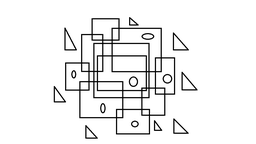
#> input picture input.png, 256 x 144 px, shrunk from 1152 x 648 before the run
$ python main.py
#> lines starting #> are read from the running program, lines starting #| are printed output that depends on the picture; after the words box and inside, x2 and y2 are one past the last pixel; in counts of white or black regions, pixels touching at a corner belong together
import cv2
import numpy as np
import os

def read_binary_image(path):
    # Завантаження та перетворення у бінарну матрицю (0 та 1)
#> called with path = 'input.png'
    img = cv2.imread(path, cv2.IMREAD_GRAYSCALE)
#> img is the input picture: shape (144, 256); min 0, max 255, mean 239.7
    _, binary = cv2.threshold(img, 127, 1, cv2.THRESH_BINARY)
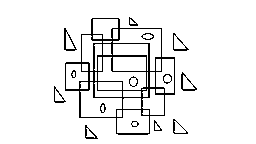
#> binary: shape (144, 256); values 0 (black) and 1 (white), 93.4% white; black in thin lines or dots, all inside (x1, y1, x2, y2) = (54, 17, 197, 139)
    return binary

def save_image(path, img_binary):
    # Конвертація назад у 0-255 для збереження
    cv2.imwrite(path, (img_binary * 255).astype(np.uint8))

def padding(image, pad_size):
#> called with pad_size = 1
    return np.pad(image, pad_size, mode='constant', constant_values=0)
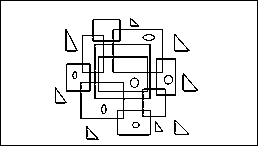
#> returned value: shape (146, 258); values 0 (black) and 1 (white), 91.5% white; black in thin lines or dots

# Реалізація операцій

def custom_erosion(image, kernel_size=3):
    rows, cols = image.shape
    pad_size = kernel_size // 2
    padded_image = padding(image, pad_size)
    output = np.zeros_like(image)
    kernel = np.ones((kernel_size, kernel_size))

    for i in range(rows):
        for j in range(cols):
            region = padded_image[i:i+kernel_size, j:j+kernel_size]
            # 1 тільки якщо всі пікселі під ядром = 1
            if np.array_equal(region, kernel):
                output[i, j] = 1
            else:
                output[i, j] = 0
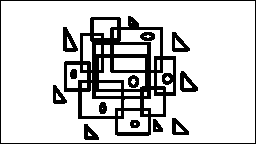
#> output: shape (144, 256); values 0 (black) and 1 (white), 81.7% white; 14 black regions, largest, box (x1, y1, x2, y2) and area: (64, 16, 176, 136) 4369, (0, 0, 256, 144) 796, (63, 27, 78, 52) 211
    return output

def custom_dilation(image, kernel_size=3):
#> called with kernel_size = 3
    rows, cols = image.shape
#> rows = 144; cols = 256
    pad_size = kernel_size // 2
    padded_image = padding(image, pad_size)
    output = np.zeros_like(image)

    for i in range(rows):
        for j in range(cols):
            region = padded_image[i:i+kernel_size, j:j+kernel_size]
            # 1 якщо хоча б один піксель під ядром = 1
            if np.max(region) == 1:
                output[i, j] = 1
            else:
                output[i, j] = 0
#> output: shape (144, 256); every value is 1
    return output

def custom_opening(image, kernel_size=3):
    # Ерозія -> Дилатація
    return custom_dilation(custom_erosion(image, kernel_size), kernel_size)
#> call 2 of custom_dilation, with kernel_size = 3
#> call 4 of padding, with pad_size = 1
#> in padding (call 4), `return np.pad(image, pad_size, mode='constant', constant_values=0)`:
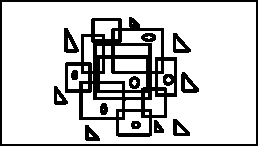
#> returned value: shape (146, 258); values 0 (black) and 1 (white), 80% white; 14 black regions, largest, box (x1, y1, x2, y2) and area: (65, 17, 177, 137) 4369, (0, 0, 258, 146) 1600, (64, 28, 79, 53) 211
#> after the loop in custom_dilation (call 2), `for i in range(rows):`:
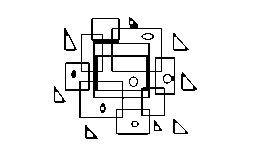
#> output: shape (144, 256); values 0 (black) and 1 (white), 92.7% white; black in thin lines or dots, all inside (x1, y1, x2, y2) = (54, 17, 197, 139)

def custom_closing(image, kernel_size=3):
    # Дилатація -> Ерозія
    return custom_erosion(custom_dilation(image, kernel_size), kernel_size)
#> in padding (call 6), `return np.pad(image, pad_size, mode='constant', constant_values=0)`:
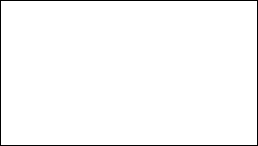
#> returned value: shape (146, 258); values 0 (black) and 1 (white), 97.9% white; black in thin lines or dots
#> after the loop in custom_erosion (call 3), `for i in range(rows):`: output: shape (144, 256); values 0 (black) and 1 (white), 97.8% white; black in thin lines or dots

def custom_boundary(image, kernel_size=3):
    # Оригінал - Ерозія
#> called with kernel_size = 3
    return image - custom_erosion(image, kernel_size)
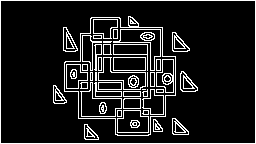
#> returned value: shape (144, 256); values 0 (black) and 1 (white), 11.7% white in thin lines or dots

# Запуск
if __name__ == "__main__":
    if not os.path.exists('results'):
        os.makedirs('results')

    input_path = "input.png"
    original = read_binary_image(input_path)

    save_image("results/1_erosion.png", custom_erosion(original))
    save_image("results/2_dilation.png", custom_dilation(original))
    save_image("results/3_opening.png", custom_opening(original))
    save_image("results/4_closing.png", custom_closing(original))
    save_image("results/5_boundary.png", custom_boundary(original))

$ run again, with test.PNG copied over input.png
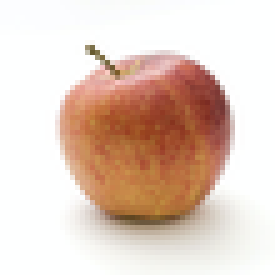
#> input picture test.PNG, 55 x 55 px, shrunk from 249 x 249 before the run (shown 5 times larger)
#> in read_binary_image, `_, binary = cv2.threshold(img, 127, 1, cv2.THRESH_BINARY)`:
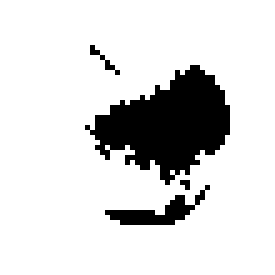
#> binary: shape (55, 55) (shown 5 times larger); values 0 (black) and 1 (white), 85.3% white; 4 black regions (2 under 20 px), largest, box (x1, y1, x2, y2) and area: (17, 13, 46, 37) 378, (21, 37, 42, 45) 57
#> in custom_boundary, `return image - custom_erosion(image, kernel_size)`:
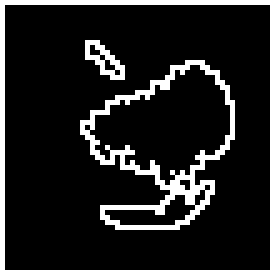
#> returned value: shape (55, 55) (shown 5 times larger); values 0 (black) and 1 (white), 14.8% white in thin lines or dots
